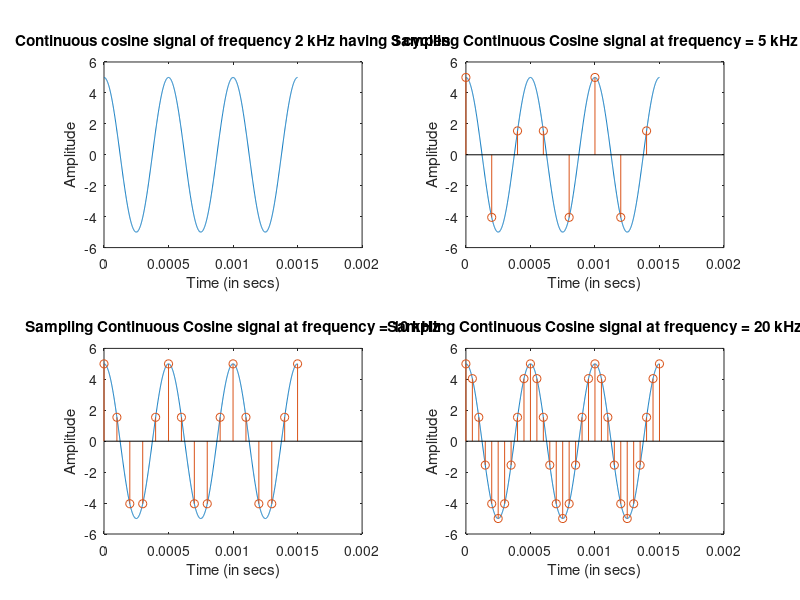

Reproduce this figure in MATLAB.
# Lab 3: Sampling of Signal
# Generate signal x = 5 cos(2 pi f t) with 3 cycles & f = 2 kHz
# sample the signal with frequence 5, 10, 20 kHz

# Cosine signal

cycle = 3
freq = 2000   # 2 kHz = 2000 Hz
t = 0 : 0.000001 : cycle * (1/freq)
x = 5 * cos(2*pi*freq*t)
subplot(2, 2, 1)
plot(t, x)
title('Continuous cosine signal of frequency 2 kHz having 3 cycles')
xlabel('Time (in secs)')
ylabel('Amplitude')

# Sampling for 5, 10, 20 kHz, i.e. 5000, 10000, 20000 Hz

samp_freq = [5000, 10000, 20000]
for i = 1:3
  t1 = 0 : 1/samp_freq(i) : cycle * (1/freq)
  x1 = 5 * cos(2*pi*freq*t1)
  subplot(2, 2, i+1)
  plot(t, x)
  hold on
  stem(t1, x1)
  title(sprintf('Sampling Continuous Cosine signal at frequency = %d kHz', samp_freq(i)/1000))
  xlabel('Time (in secs)')
  ylabel('Amplitude')
endfor